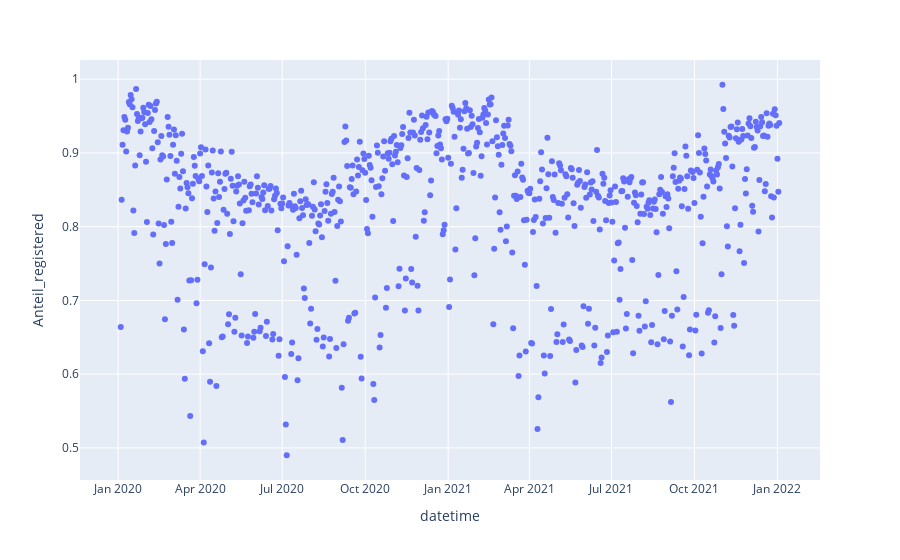

Notebook code for this chart:
### Code cell
px.scatter(df_2,x="datetime",y="Anteil_registered")

### Figure 1 — Plotly figure (JSON) as saved in the notebook; plotly's stock layout.template omitted (floating-point values rounded to 4 significant figures; data arrays with more than 128 entries replaced by an {"elided": "..."} marker saying what was removed)
{"data": [{"hovertemplate": "datetime=%{x}<br>Anteil_registered=%{y}<extra></extra>", "legendgroup": "", "marker": {"color": "#636efa", "symbol": "circle"}, "mode": "markers", "name": "", "orientation": "v", "showlegend": false, "type": "scatter", "x": {"elided": "731 str values"}, "xaxis": "x", "y": {"elided": "731 float values"}, "yaxis": "y"}], "layout": {"legend": {"tracegroupgap": 0}, "margin": {"t": 60}, "xaxis": {"anchor": "y", "domain": [0, 1], "title": {"text": "datetime"}}, "yaxis": {"anchor": "x", "domain": [0, 1], "title": {"text": "Anteil_registered"}}}}
